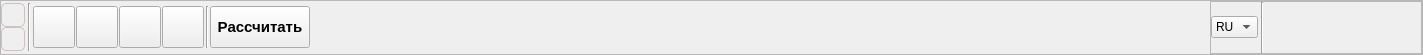
     <widget class="QFrame" name="fr_menu_0">
      <property name="minimumSize">
       <size>
        <width>600</width>
        <height>55</height>
       </size>
      </property>
      <property name="maximumSize">
       <size>
        <width>16777215</width>
        <height>55</height>
       </size>
      </property>
      <property name="frameShape">
       <enum>QFrame::StyledPanel</enum>
      </property>
      <property name="frameShadow">
       <enum>QFrame::Raised</enum>
      </property>
      <layout class="QGridLayout" name="gridLayout_25">
       <property name="leftMargin">
        <number>0</number>
       </property>
       <property name="topMargin">
        <number>0</number>
       </property>
       <property name="rightMargin">
        <number>0</number>
       </property>
       <property name="bottomMargin">
        <number>0</number>
       </property>
       <property name="horizontalSpacing">
        <number>2</number>
       </property>
       <property name="verticalSpacing">
        <number>0</number>
       </property>
       <item row="0" column="0">
        <widget class="QFrame" name="fr_menu_1">
         <property name="sizePolicy">
          <sizepolicy hsizetype="Expanding" vsizetype="Fixed">
           <horstretch>0</horstretch>
           <verstretch>0</verstretch>
          </sizepolicy>
         </property>
         <property name="minimumSize">
          <size>
           <width>0</width>
           <height>0</height>
          </size>
         </property>
         <property name="frameShape">
          <enum>QFrame::NoFrame</enum>
         </property>
         <property name="frameShadow">
          <enum>QFrame::Sunken</enum>
         </property>
         <layout class="QGridLayout" name="gridLayout_7">
          <property name="leftMargin">
           <number>0</number>
          </property>
          <property name="topMargin">
           <number>0</number>
          </property>
          <property name="rightMargin">
           <number>0</number>
          </property>
          <property name="bottomMargin">
           <number>0</number>
          </property>
          <property name="horizontalSpacing">
           <number>2</number>
          </property>
          <property name="verticalSpacing">
           <number>0</number>
          </property>
          <item row="0" column="0">
           <widget class="QPushButton" name="panel_menu_0">
            <property name="sizePolicy">
             <sizepolicy hsizetype="Fixed" vsizetype="Fixed">
              <horstretch>0</horstretch>
              <verstretch>0</verstretch>
             </sizepolicy>
            </property>
            <property name="minimumSize">
             <size>
              <width>24</width>
              <height>24</height>
             </size>
            </property>
            <property name="maximumSize">
             <size>
              <width>24</width>
              <height>24</height>
             </size>
            </property>
            <property name="font">
             <font>
              <family>Arial</family>
             </font>
            </property>
            <property name="styleSheet">
             <string notr="true">QPushButton
{
 background: qlineargradient(x1: 0, y1: 0, x2: 0, y2: 1, #dadbde, stop: 1 #f6f7fa);
 background: qlineargradient(x1: 0, y1: 0, x2: 0, y2: 1,
 stop: 0 #dae2ec, stop: 0.4 #d6dde7,
 stop: 0.5 #bfd7fb, stop: 1.0 #dae3ef);
 border: 1px solid #cdc2bf;
 border-radius: 5px;
	
	image: url(:/menu/menu_0.png);
/* padding-right: 0px;
 text-align: right;
 background-position: left center;
 background-repeat: no-repeat;
 padding: 0px 5px;*/
}

QPushButton:hover
{
background-color: qlineargradient(spread:pad, x1:0.011, y1:1, x2:0, y2:0, stop:0 rgba(201,  204, 255, 113), stop:0.169031 rgba(111, 125, 255, 200), stop:0.42435 rgba(86, 124, 255,  208), stop:0.625296 rgba(86, 150, 255, 234), stop:0.861284 rgba(114, 114, 255, 198),  stop:1 rgba(193, 215, 255, 217));
 border: 1px solid #cdc2bf;
 border-radius: 5px;
	image: url(:/menu/menu_0_1.png);
 }

QPushButton:checked
{
background: qlineargradient(x1: 0, y1: 0, x2: 0, y2: 1,
 stop: 0 #f39556, stop: 0.4 #f7be98,
 stop: 0.5 #f0ccb4, stop: 1.0 #eda16e);
 border: 1px solid #cdc2bf;
 border-radius: 5px;
	image: url(:/menu/menu_0.png);

}
 
QPushButton:pressed 
{
background: qlineargradient(x1: 0, y1: 0, x2: 0, y2: 1,
 stop: 0 #afc1db, stop: 0.4 #a1b3cf,
 stop: 0.5 #639bee, stop: 1.0 #b3caec);
 border: 1px solid #cdc2bf;
 border-radius: 5px;
	image: url(:/menu/menu_0_1.png);
}

/***** Темновато Зеленый(Зеленый) *****/
/*8BE1A1 - светло-зеленый*/
/*2EAA4D - зеленый*/
/*018E29 - темновато - зеленый*/
/*2DC95A - светло- темно - зеленый*/

/***** Темновато голубой(синий) *****/
/*afc1db - светло-голубой*/
/*a1b3cf - темнее - голубой*/
/*639bee - темновато - голубой*/
/*b3caec - светло - голубой*/

/***** Светло голубой(голубой) *****/
/*e4eaf3 - светло-голубой*/
/*a1b3cf - темнее - голубой*/
/*639bee - темновато - голубой*/
/*e4eaf3 - светло - голубой*/</string>
            </property>
            <property name="text">
             <string/>
            </property>
           </widget>
          </item>
          <item row="1" column="0">
           <widget class="QPushButton" name="panel_menu_1">
            <property name="sizePolicy">
             <sizepolicy hsizetype="Fixed" vsizetype="Fixed">
              <horstretch>0</horstretch>
              <verstretch>0</verstretch>
             </sizepolicy>
            </property>
            <property name="minimumSize">
             <size>
              <width>24</width>
              <height>24</height>
             </size>
            </property>
            <property name="maximumSize">
             <size>
              <width>24</width>
              <height>24</height>
             </size>
            </property>
            <property name="font">
             <font>
              <family>Arial</family>
             </font>
            </property>
            <property name="styleSheet">
             <string notr="true">QPushButton
{
 background: qlineargradient(x1: 0, y1: 0, x2: 0, y2: 1, #dadbde, stop: 1 #f6f7fa);
 background: qlineargradient(x1: 0, y1: 0, x2: 0, y2: 1,
 stop: 0 #dae2ec, stop: 0.4 #d6dde7,
 stop: 0.5 #bfd7fb, stop: 1.0 #dae3ef);
 border: 1px solid #cdc2bf;
 border-radius: 5px;
	
	image: url(:/menu/menu_1.png);
/* padding-right: 0px;
 text-align: right;
 background-position: left center;
 background-repeat: no-repeat;
 padding: 0px 5px;*/
}

QPushButton:hover
{
background-color: qlineargradient(spread:pad, x1:0.011, y1:1, x2:0, y2:0, stop:0 rgba(201,  204, 255, 113), stop:0.169031 rgba(111, 125, 255, 200), stop:0.42435 rgba(86, 124, 255,  208), stop:0.625296 rgba(86, 150, 255, 234), stop:0.861284 rgba(114, 114, 255, 198),  stop:1 rgba(193, 215, 255, 217));
 border: 1px solid #cdc2bf;
 border-radius: 5px;
	image: url(:/menu/menu_1_1.png);
 }

QPushButton:checked
{
background: qlineargradient(x1: 0, y1: 0, x2: 0, y2: 1,
 stop: 0 #f39556, stop: 0.4 #f7be98,
 stop: 0.5 #f0ccb4, stop: 1.0 #eda16e);
 border: 1px solid #cdc2bf;
 border-radius: 5px;
	image: url(:/menu/menu_1.png);

}
 
QPushButton:pressed 
{
background: qlineargradient(x1: 0, y1: 0, x2: 0, y2: 1,
 stop: 0 #afc1db, stop: 0.4 #a1b3cf,
 stop: 0.5 #639bee, stop: 1.0 #b3caec);
 border: 1px solid #cdc2bf;
 border-radius: 5px;
	image: url(:/menu/menu_1_1.png);
}

/***** Темновато Зеленый(Зеленый) *****/
/*8BE1A1 - светло-зеленый*/
/*2EAA4D - зеленый*/
/*018E29 - темновато - зеленый*/
/*2DC95A - светло- темно - зеленый*/

/***** Темновато голубой(синий) *****/
/*afc1db - светло-голубой*/
/*a1b3cf - темнее - голубой*/
/*639bee - темновато - голубой*/
/*b3caec - светло - голубой*/

/***** Светло голубой(голубой) *****/
/*e4eaf3 - светло-голубой*/
/*a1b3cf - темнее - голубой*/
/*639bee - темновато - голубой*/
/*e4eaf3 - светло - голубой*/</string>
            </property>
            <property name="text">
             <string/>
            </property>
           </widget>
          </item>
          <item row="0" column="1" rowspan="2">
           <widget class="Line" name="line_2">
            <property name="minimumSize">
             <size>
              <width>4</width>
              <height>20</height>
             </size>
            </property>
            <property name="orientation">
             <enum>Qt::Vertical</enum>
            </property>
           </widget>
          </item>
          <item row="0" column="2" rowspan="2">
           <widget class="QStackedWidget" name="stackedW_panel_0">
            <property name="frameShape">
             <enum>QFrame::NoFrame</enum>
            </property>
            <property name="currentIndex">
             <number>0</number>
            </property>
            <widget class="QWidget" name="page_4">
             <layout class="QGridLayout" name="gridLayout_14">
              <property name="leftMargin">
               <number>0</number>
              </property>
              <property name="topMargin">
               <number>0</number>
              </property>
              <property name="rightMargin">
               <number>0</number>
              </property>
              <property name="bottomMargin">
               <number>0</number>
              </property>
              <property name="spacing">
               <number>1</number>
              </property>
              <item row="0" column="4">
               <widget class="Line" name="line_5">
                <property name="minimumSize">
                 <size>
                  <width>4</width>
                  <height>0</height>
                 </size>
                </property>
                <property name="orientation">
                 <enum>Qt::Vertical</enum>
                </property>
               </widget>
              </item>
              <item row="0" column="6">
               <spacer name="horizontalSpacer_7">
                <property name="orientation">
                 <enum>Qt::Horizontal</enum>
                </property>
                <property name="sizeHint" stdset="0">
                 <size>
                  <width>898</width>
                  <height>20</height>
                 </size>
                </property>
               </spacer>
              </item>
              <item row="0" column="3">
               <widget class="QPushButton" name="pushB_page_result">
                <property name="minimumSize">
                 <size>
                  <width>42</width>
                  <height>42</height>
                 </size>
                </property>
                <property name="font">
                 <font>
                  <family>Arial</family>
                  <weight>50</weight>
                  <bold>false</bold>
                 </font>
                </property>
                <property name="toolTip">
                 <string>&lt;html&gt;&lt;head/&gt;&lt;body&gt;&lt;p&gt;&lt;span style=&quot; font-size:10pt; font-weight:600;&quot;&gt;Результаты&lt;/span&gt;&lt;/p&gt;&lt;/body&gt;&lt;/html&gt;</string>
                </property>
                <property name="styleSheet">
                 <string notr="true"/>
                </property>
                <property name="text">
                 <string/>
                </property>
                <property name="iconSize">
                 <size>
                  <width>32</width>
                  <height>32</height>
                 </size>
                </property>
                <property name="checkable">
                 <bool>false</bool>
                </property>
               </widget>
              </item>
              <item row="0" column="1">
               <widget class="QPushButton" name="pushB_page_system">
                <property name="minimumSize">
                 <size>
                  <width>42</width>
                  <height>42</height>
                 </size>
                </property>
                <property name="font">
                 <font>
                  <family>Arial</family>
                  <weight>50</weight>
                  <bold>false</bold>
                 </font>
                </property>
                <property name="toolTip">
                 <string>&lt;html&gt;&lt;head/&gt;&lt;body&gt;&lt;p&gt;&lt;span style=&quot; font-size:10pt; font-weight:600;&quot;&gt;Система&lt;/span&gt;&lt;/p&gt;&lt;/body&gt;&lt;/html&gt;</string>
                </property>
                <property name="styleSheet">
                 <string notr="true"/>
                </property>
                <property name="text">
                 <string/>
                </property>
                <property name="checkable">
                 <bool>false</bool>
                </property>
               </widget>
              </item>
              <item row="0" column="2">
               <widget class="QPushButton" name="pushB_page_worning">
                <property name="minimumSize">
                 <size>
                  <width>42</width>
                  <height>42</height>
                 </size>
                </property>
                <property name="font">
                 <font>
                  <family>Arial</family>
                  <weight>50</weight>
                  <bold>false</bold>
                 </font>
                </property>
                <property name="toolTip">
                 <string>&lt;html&gt;&lt;head/&gt;&lt;body&gt;&lt;p&gt;&lt;span style=&quot; font-size:10pt; font-weight:600;&quot;&gt;Результаты&lt;/span&gt;&lt;/p&gt;&lt;/body&gt;&lt;/html&gt;</string>
                </property>
                <property name="styleSheet">
                 <string notr="true"/>
                </property>
                <property name="text">
                 <string/>
                </property>
                <property name="iconSize">
                 <size>
                  <width>32</width>
                  <height>32</height>
                 </size>
                </property>
                <property name="checkable">
                 <bool>false</bool>
                </property>
               </widget>
              </item>
              <item row="0" column="0">
               <widget class="QPushButton" name="pushB_page_wother">
                <property name="sizePolicy">
                 <sizepolicy hsizetype="Fixed" vsizetype="Fixed">
                  <horstretch>0</horstretch>
                  <verstretch>0</verstretch>
                 </sizepolicy>
                </property>
                <property name="minimumSize">
                 <size>
                  <width>42</width>
                  <height>42</height>
                 </size>
                </property>
                <property name="font">
                 <font>
                  <family>Arial</family>
                  <weight>50</weight>
                  <bold>false</bold>
                 </font>
                </property>
                <property name="toolTip">
                 <string>&lt;html&gt;&lt;head/&gt;&lt;body&gt;&lt;p&gt;&lt;span style=&quot; font-size:10pt; font-weight:600;&quot;&gt;Входная вода&lt;/span&gt;&lt;/p&gt;&lt;/body&gt;&lt;/html&gt;</string>
                </property>
                <property name="styleSheet">
                 <string notr="true"/>
                </property>
                <property name="text">
                 <string/>
                </property>
                <property name="iconSize">
                 <size>
                  <width>52</width>
                  <height>52</height>
                 </size>
                </property>
                <property name="checkable">
                 <bool>false</bool>
                </property>
               </widget>
              </item>
              <item row="0" column="5">
               <widget class="QPushButton" name="pushButton_7">
                <property name="sizePolicy">
                 <sizepolicy hsizetype="Fixed" vsizetype="Fixed">
                  <horstretch>0</horstretch>
                  <verstretch>0</verstretch>
                 </sizepolicy>
                </property>
                <property name="minimumSize">
                 <size>
                  <width>100</width>
                  <height>42</height>
                 </size>
                </property>
                <property name="font">
                 <font>
                  <pointsize>11</pointsize>
                  <weight>75</weight>
                  <bold>true</bold>
                 </font>
                </property>
                <property name="styleSheet">
                 <string notr="true"/>
                </property>
                <property name="text">
                 <string>Рассчитать</string>
                </property>
               </widget>
              </item>
             </layout>
            </widget>
            <widget class="QWidget" name="page_5">
             <widget class="QPushButton" name="pushButton_3">
              <property name="geometry">
               <rect>
                <x>10</x>
                <y>10</y>
                <width>75</width>
                <height>23</height>
               </rect>
              </property>
              <property name="text">
               <string>формы</string>
              </property>
             </widget>
            </widget>
           </widget>
          </item>
         </layout>
        </widget>
       </item>
       <item row="0" column="1">
        <widget class="QFrame" name="fr_menu_2">
         <property name="sizePolicy">
          <sizepolicy hsizetype="Fixed" vsizetype="Preferred">
           <horstretch>0</horstretch>
           <verstretch>0</verstretch>
          </sizepolicy>
         </property>
         <property name="minimumSize">
          <size>
           <width>0</width>
           <height>0</height>
          </size>
         </property>
         <property name="frameShape">
          <enum>QFrame::StyledPanel</enum>
         </property>
         <property name="frameShadow">
          <enum>QFrame::Raised</enum>
         </property>
         <layout class="QGridLayout" name="gridLayout_26">
          <property name="leftMargin">
           <number>0</number>
          </property>
          <property name="topMargin">
           <number>0</number>
          </property>
          <property name="rightMargin">
           <number>0</number>
          </property>
          <property name="bottomMargin">
           <number>0</number>
          </property>
          <property name="horizontalSpacing">
           <number>2</number>
          </property>
          <property name="verticalSpacing">
           <number>0</number>
          </property>
          <item row="0" column="0">
           <widget class="QComboBox" name="comboBox_5">
            <property name="sizePolicy">
             <sizepolicy hsizetype="Fixed" vsizetype="Fixed">
              <horstretch>0</horstretch>
              <verstretch>0</verstretch>
             </sizepolicy>
            </property>
            <item>
             <property name="text">
              <string>RU</string>
             </property>
            </item>
            <item>
             <property name="text">
              <string>EN</string>
             </property>
            </item>
           </widget>
          </item>
          <item row="0" column="1">
           <widget class="Line" name="line_4">
            <property name="minimumSize">
             <size>
              <width>4</width>
              <height>0</height>
             </size>
            </property>
            <property name="orientation">
             <enum>Qt::Vertical</enum>
            </property>
           </widget>
          </item>
          <item row="0" column="2">
           <widget class="QLabel" name="label_2">
            <property name="sizePolicy">
             <sizepolicy hsizetype="Fixed" vsizetype="Expanding">
              <horstretch>0</horstretch>
              <verstretch>0</verstretch>
             </sizepolicy>
            </property>
            <property name="minimumSize">
             <size>
              <width>155</width>
              <height>46</height>
             </size>
            </property>
            <property name="styleSheet">
             <string notr="true">image: url(:/logotip/Membranium_logo_rus.png);</string>
            </property>
            <property name="text">
             <string/>
            </property>
           </widget>
          </item>
         </layout>
        </widget>
       </item>
      </layout>
     </widget>
